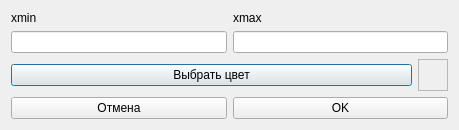
<?xml version="1.0" encoding="UTF-8"?>
<ui version="4.0">
 <class>Dialog</class>
 <widget class="QDialog" name="Dialog">
  <property name="geometry">
   <rect>
    <x>0</x>
    <y>0</y>
    <width>459</width>
    <height>130</height>
   </rect>
  </property>
  <property name="windowTitle">
   <string>Редактирование метки</string>
  </property>
  <layout class="QVBoxLayout" name="verticalLayout">
   <item>
    <layout class="QHBoxLayout" name="horizontalLayout_2">
     <item>
      <layout class="QVBoxLayout" name="verticalLayout_3">
       <item>
        <widget class="QLabel" name="label_xmax">
         <property name="text">
          <string>xmin</string>
         </property>
        </widget>
       </item>
       <item>
        <widget class="QLineEdit" name="txtXmin"/>
       </item>
      </layout>
     </item>
     <item>
      <layout class="QVBoxLayout" name="verticalLayout_2">
       <item>
        <widget class="QLabel" name="label_xmin">
         <property name="text">
          <string>xmax</string>
         </property>
        </widget>
       </item>
       <item>
        <widget class="QLineEdit" name="txtXmax"/>
       </item>
      </layout>
     </item>
    </layout>
   </item>
   <item>
    <layout class="QHBoxLayout" name="horizontalLayout_3">
     <item>
      <widget class="QPushButton" name="btnColorPick">
       <property name="text">
        <string>Выбрать цвет</string>
       </property>
      </widget>
     </item>
     <item>
      <widget class="QFrame" name="frameColor">
       <property name="minimumSize">
        <size>
         <width>30</width>
         <height>0</height>
        </size>
       </property>
       <property name="maximumSize">
        <size>
         <width>30</width>
         <height>16777215</height>
        </size>
       </property>
       <property name="frameShape">
        <enum>QFrame::StyledPanel</enum>
       </property>
       <property name="frameShadow">
        <enum>QFrame::Raised</enum>
       </property>
      </widget>
     </item>
    </layout>
   </item>
   <item>
    <layout class="QHBoxLayout" name="horizontalLayout">
     <item>
      <widget class="QPushButton" name="btnCancel">
       <property name="text">
        <string>Отмена</string>
       </property>
      </widget>
     </item>
     <item>
      <widget class="QPushButton" name="btnEdit">
       <property name="text">
        <string>OK</string>
       </property>
      </widget>
     </item>
    </layout>
   </item>
  </layout>
 </widget>
 <resources/>
 <connections/>
</ui>
